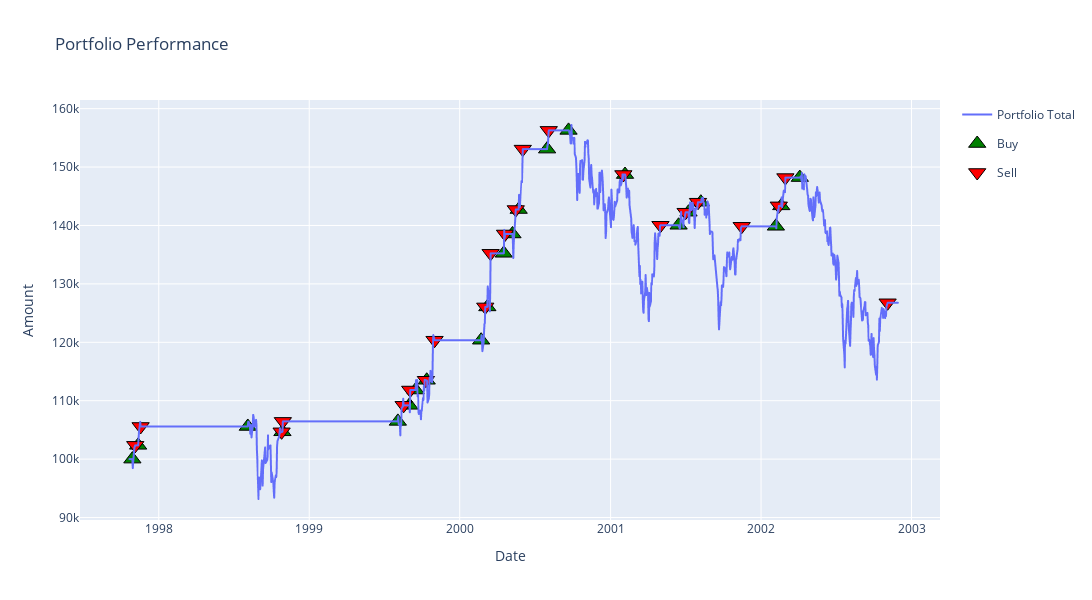

Here is the notebook cell this chart was saved with:
### Code cell
# svm_ptf = calculate_portfolio(svm_signals)
plot_portfolio(svm_ptf)

### Figure 1 — Plotly figure (JSON) as saved in the notebook; plotly's stock layout.template omitted (floating-point values rounded to 4 significant figures; data arrays with more than 128 entries replaced by an {"elided": "..."} marker saying what was removed)
{"data": [{"hovertemplate": "variable=Portfolio Total<br>Date=%{x}<br>value=%{y}<extra></extra>", "legendgroup": "Portfolio Total", "line": {"color": "#636efa", "dash": "solid"}, "marker": {"symbol": "circle"}, "mode": "lines", "name": "Portfolio Total", "showlegend": true, "type": "scattergl", "x": {"elided": "1284 str values"}, "xaxis": "x", "y": {"elided": "1284 float values"}, "yaxis": "y"}, {"hovertemplate": "variable=Buy<br>Date=%{x}<br>value=%{y}<extra></extra>", "legendgroup": "Buy", "marker": {"color": "green", "line": {"color": "black", "width": 1}, "size": 15, "symbol": "triangle-up"}, "mode": "markers", "name": "Buy", "orientation": "v", "showlegend": true, "type": "scatter", "x": ["1997-10-29", "1997-11-12", "1998-08-05", "1998-10-28", "1999-08-04", "1999-09-01", "1999-09-16", "1999-10-13", "2000-02-22", "2000-03-08", "2000-04-17", "2000-05-08", "2000-05-23", "2000-07-31", "2000-09-21", "2001-02-05", "2001-06-15", "2001-07-09", "2001-08-08", "2002-02-06", "2002-02-19", "2002-04-05"], "xaxis": "x", "y": [100000, 102400.0, 105600.0, 104700.0, 106500.0, 109200.0, 111800.0, 113500.0, 120400.0, 126100.0, 135200.0, 138500.0, 142700.0, 153100.0, 156300.0, 148700.0, 140000.0, 142300.0, 144000.0, 139900.0, 143400.0, 148200.0], "yaxis": "y"}, {"hovertemplate": "variable=Sell<br>Date=%{x}<br>value=%{y}<extra></extra>", "legendgroup": "Sell", "marker": {"color": "red", "line": {"color": "black", "width": 1}, "size": 15, "symbol": "triangle-down"}, "mode": "markers", "name": "Sell", "orientation": "v", "showlegend": true, "type": "scatter", "x": ["1997-11-05", "1997-11-18", "1998-10-26", "1998-10-29", "1999-08-18", "1999-09-03", "1999-10-11", "1999-11-01", "2000-03-03", "2000-03-16", "2000-04-20", "2000-05-16", "2000-06-02", "2000-08-04", "2001-02-01", "2001-05-02", "2001-07-02", "2001-08-01", "2001-11-15", "2002-02-13", "2002-03-01", "2002-11-04"], "xaxis": "x", "y": [102400.0, 105600.0, 104700.0, 106500.0, 109200.0, 111800.0, 113500.0, 120400.0, 126100.0, 135200.0, 138500.0, 142700.0, 153100.0, 156300.0, 148700.0, 140000.0, 142300.0, 144000.0, 139900.0, 143400.0, 148200.0, 126800.0], "yaxis": "y"}], "layout": {"height": 600, "title": {"text": "Portfolio Performance"}, "width": 1200, "xaxis": {"title": {"text": "Date"}}, "yaxis": {"title": {"text": "Amount"}}}}
